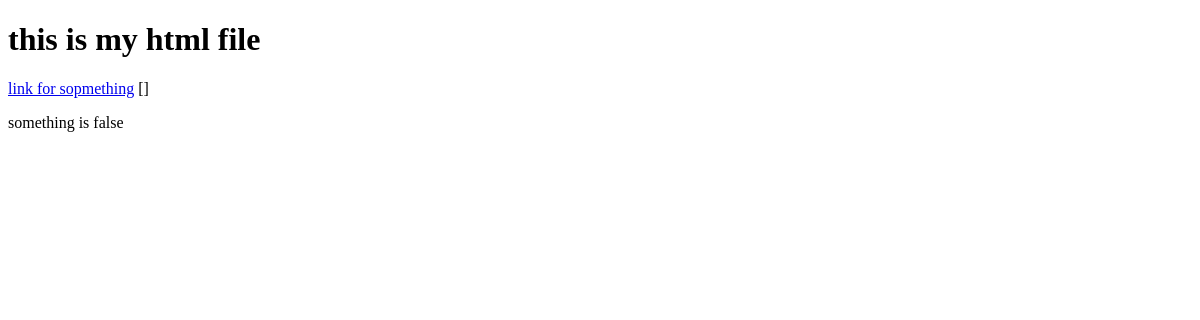
Page /get_data_abcd on the earlier database version.
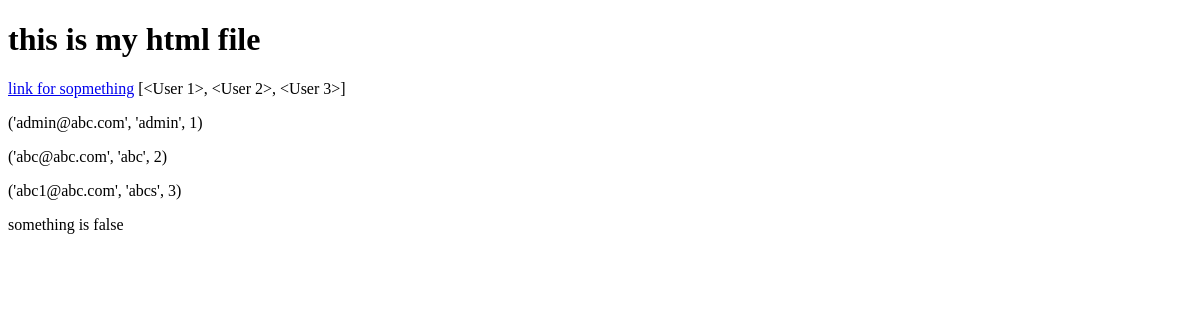
Same page on the later database version.
### models.py (models this page shows)
class User(db.Model, UserMixin):
    __tablename__ = 'user'
    id = db.Column(db.Integer, primary_key=True)
    email = db.Column(db.String(255), unique=True)
    password = db.Column(db.String(255), nullable=False)
    active = db.Column(db.Boolean())
    fs_uniquifier = db.Column(db.String(64), unique=True, nullable=False)
    roles = relationship('Role', secondary='roles_users',
                         backref=backref('users', lazy='dynamic'))

### app.py (the view)
@app.route('/get_data_abcd', methods=['GET'])
def get_data():
    users_data = User.query.all() # user_data = User.query.first() # user_data = User.query.filter_by(User.email="abc@abc.com").all()
    print(users_data)
    for user in users_data:
        print(user.email)
        print(user.password)
        print(user.id)
    return render_template('test.html', users=users_data)

### templates/test.html (shortened to what this page needs)
<!DOCTYPE html>
<html lang="en">
<head>
</head>
<body>
    <h1>this is my html file</h1>
    <a href="locsal5000/add_section">link for  sopmething</a>
    {{ users}}
    {% for user in users %}
    <p>{{ user.email, user.password, user.id }}</p>
    {% endfor %}
    {% if sopmething %}
    <p>something is true</p>
    {% else %}
    <p>something is false</p>
    {% endif %}
</body>
</html>

Differences in the rows shown:
added User: email+password+id "('admin@abc.com', 'admin', 1)"
added User: email+password+id "('abc@abc.com', 'abc', 2)"
added User: email+password+id "('abc1@abc.com', 'abcs', 3)"
Other differences:
{{ users }}: "[]" → "[<User 1>, <User 2>, <User 3>]"
